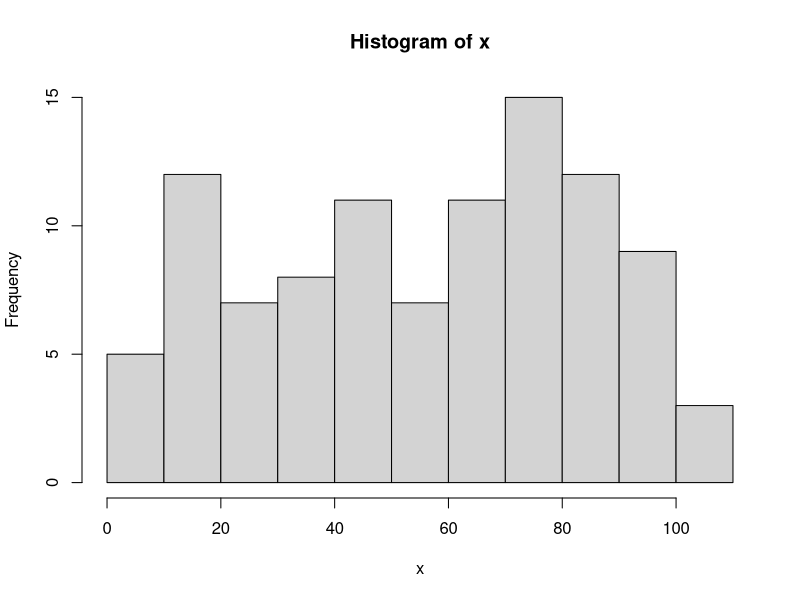
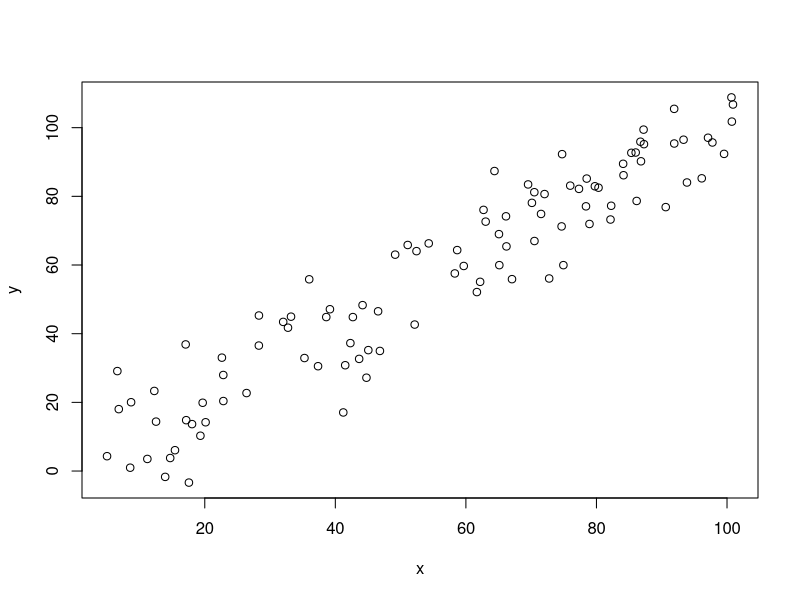

Here is the R script that generated these plots, in order:
## Ryan Elmore
## Testing RStudio/Git Integration
## 17 July 2013

e <- rnorm(100, s = 10)
x <- 5 + 10*runif(100, 0, 10)
hist(x)
y <- x + e
plot(x, y)
## another
## huh?
